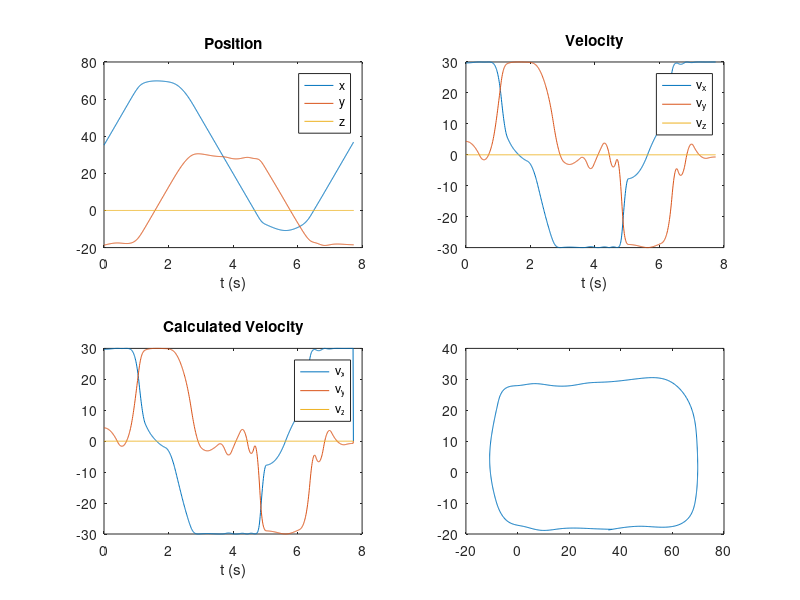

Source code (MATLAB): (Note: this script raises an error after producing the figure.)
%% Exercício 1
clear, clc, close all
load('P1data.mat');
n = numel(sns1);
posx = zeros(n,1);
posy = posx;

for k = 1:n
    posx(k) = sns1(k).ActorPoses(1).Position(1);
    posy(k) = sns1(k).ActorPoses(1).Position(2);
end
figure(1)
title('Position')
plot(posx, posy, 'LineWidth',4)

%% Exercício 1 (alternative)
clear, clc, close all
load('P1data.mat');
t = [sns1.Time];
PP = cell2mat(arrayfun(@(S) S.ActorPoses(1).Position', sns1, 'UniformOutput', false))';
figure(1)
title('Position')
subplot(3,1,1)
plot(t, PP)
legend('x','y','z')
xlabel('t (s)')
VV = cell2mat(arrayfun(@(S) S.ActorPoses(1).Velocity', sns1, 'UniformOutput', false))';
subplot(3,1,2)
title('Velocity')
plot(t, VV)
legend('v_x','v_y','v_z')
xlabel('t (s)')
WW = cell2mat(arrayfun(@(S) S.ActorPoses(1).AngularVelocity', sns1, 'UniformOutput', false))';
subplot(3,1,3)
title('Angular Velocity')
plot(t, VV)
legend('\omega_x','\omega_y','\omega_z')
xlabel('t (s)')


%% Exercicio 2
clear, clc, close all
load('P1data.mat');
t = [sns1.Time];
PP = cell2mat(arrayfun(@(S) S.ActorPoses(1).Position', sns1, 'UniformOutput', false))';
VV = cell2mat(arrayfun(@(S) S.ActorPoses(1).Velocity', sns1, 'UniformOutput', false))';
VP = zeros(numel(VV(:,1))-1, 3);
for i = 1:(numel(PP(:,1))-1)
     VP(i,:) = (PP(i+1,:) - PP(i,:)) ./ (t(i+1) - t(i));
end
DV = VP-VV(1:end-1,:);


figure(1)
subplot(2,2,1)
plot(t,PP)
title('Position')
legend('x','y','z')
xlabel('t (s)')
subplot(2,2,2)
plot(t,VV)
title('Velocity')
legend('v_x','v_y','v_z')
xlabel('t (s)')
subplot(2,2,3)
plot(t(1:end-1),VP)
title('Calculated Velocity')
legend('v_x','v_y','v_z')
xlabel('t (s)')
subplot(2,2,4)
plot(t(1:end-1),DV)
title('Difference in Velocity')
legend('v_x','v_y','v_z')
xlabel('t (s)')

%% Exercicio 3
clear, clc, close all
load('P1data.mat');
t = [sns1.Time];
PP = cell2mat(arrayfun(@(S) S.ActorPoses(1).Position', sns1, 'UniformOutput', false))';
plot(PP(:,1), PP(:,2))
hold on
for n=1:numel(sns1)
    objs=sns1(n).ObjectDetections;
    posCar=PP(n,:);
    orCar=[sns1(n).ActorPoses(1).Yaw sns1(n).ActorPoses(1).Pitch sns1(n).ActorPoses(1).Roll]*pi/180;
    TCtrans = trvec2tform(posCar);
    TCrot = eul2tform(orCar);
    TCar = TCtrans * TCrot;
    for i=1:numel(objs)
        posObj = objs{i}.Measurement(1:3)';
        orObj = (objs{i}.Measurement(4:6))' * pi/180;
        TOtrans = trvec2tform(posObj);
        TOrot = eul2tform(orObj);
        TObj = TOtrans * TOrot;
        Pmundo = TCar * TObj * [0, 0, 0, -1]';
        plot(Pmundo(1,:), Pmundo(2,:), 'o')
    end
end
% posCar=PP(n,:);
% orCar=[sns1(n).ActorPoses(1).Yaw sns1(n).ActorPoses(1).Pitch sns1(n).ActorPoses(1).Roll]*pi/180;
% TCtrans = trvec2tform(posCar);
% TCrot = eul2tform(orCar);
% TCar = TCtrans * TCrot;


%% Exercise 4
clear, clc, close all
load('P1datacam.mat');
t = [sns2.Time];
PP = cell2mat(arrayfun(@(S) S.ActorPoses(1).Position', sns2, 'UniformOutput', false))';
plot(PP(:,1), PP(:,2))
hold on
for n=1:numel(sns2)
    objs=sns2(n).ObjectDetections;
    posCar=PP(n,:);
    orCar=[sns2(n).ActorPoses(1).Yaw sns2(n).ActorPoses(1).Pitch sns2(n).ActorPoses(1).Roll]*pi/180;
    TCtrans = trvec2tform(posCar);
    TCrot = eul2tform(orCar);
    TCar = TCtrans * TCrot;
    for i=1:numel(objs)
        posObj = objs{i}.Measurement(1:3)';
        orObj = (objs{i}.Measurement(4:6))' * pi/180;
        TOtrans = trvec2tform(posObj);
        TOrot = eul2tform(orObj);
        TObj = TOtrans * TOrot;
        Pmundo = TCar * TObj * [0, 0, 0, -1]';
        plot(Pmundo(1,:), Pmundo(2,:), 'o')
    end
end
